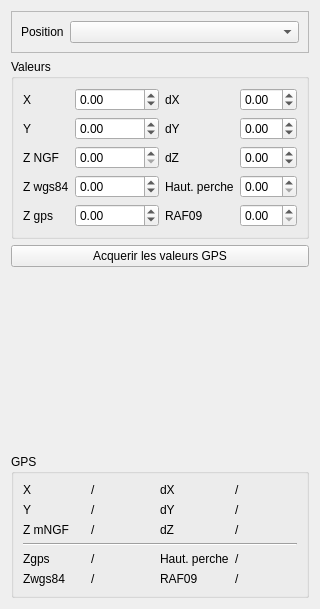
<?xml version="1.0" encoding="UTF-8"?>
<ui version="4.0">
 <class>Form</class>
 <widget class="QWidget" name="Form">
  <property name="geometry">
   <rect>
    <x>0</x>
    <y>0</y>
    <width>311</width>
    <height>609</height>
   </rect>
  </property>
  <property name="windowTitle">
   <string>Form</string>
  </property>
  <layout class="QVBoxLayout" name="verticalLayout">
   <item>
    <widget class="QFrame" name="frame">
     <property name="frameShape">
      <enum>QFrame::StyledPanel</enum>
     </property>
     <property name="frameShadow">
      <enum>QFrame::Raised</enum>
     </property>
     <layout class="QFormLayout" name="formLayout_2">
      <item row="0" column="0">
       <widget class="QLabel" name="label">
        <property name="text">
         <string>Position</string>
        </property>
       </widget>
      </item>
      <item row="0" column="1">
       <widget class="QComboBox" name="comboBox_position"/>
      </item>
     </layout>
    </widget>
   </item>
   <item>
    <widget class="QGroupBox" name="groupBox_2">
     <property name="title">
      <string>Valeurs</string>
     </property>
     <layout class="QGridLayout" name="gridLayout_2">
      <item row="2" column="3">
       <widget class="QDoubleSpinBox" name="doubleSpinBox_dZ">
        <property name="minimum">
         <double>-1.000000000000000</double>
        </property>
       </widget>
      </item>
      <item row="0" column="0">
       <widget class="QLabel" name="label_5">
        <property name="text">
         <string>X</string>
        </property>
       </widget>
      </item>
      <item row="0" column="3">
       <widget class="QDoubleSpinBox" name="doubleSpinBox_dX">
        <property name="minimum">
         <double>-1.000000000000000</double>
        </property>
       </widget>
      </item>
      <item row="2" column="2">
       <widget class="QLabel" name="label_15">
        <property name="text">
         <string>dZ</string>
        </property>
       </widget>
      </item>
      <item row="0" column="1">
       <widget class="QDoubleSpinBox" name="doubleSpinBox_X">
        <property name="minimum">
         <double>-1.000000000000000</double>
        </property>
        <property name="maximum">
         <double>9999999.000000000000000</double>
        </property>
       </widget>
      </item>
      <item row="1" column="2">
       <widget class="QLabel" name="label_14">
        <property name="text">
         <string>dY</string>
        </property>
       </widget>
      </item>
      <item row="1" column="3">
       <widget class="QDoubleSpinBox" name="doubleSpinBox_dY">
        <property name="minimum">
         <double>-1.000000000000000</double>
        </property>
       </widget>
      </item>
      <item row="2" column="0">
       <widget class="QLabel" name="label_11">
        <property name="text">
         <string>Z NGF</string>
        </property>
       </widget>
      </item>
      <item row="0" column="2">
       <widget class="QLabel" name="label_7">
        <property name="text">
         <string>dX</string>
        </property>
       </widget>
      </item>
      <item row="3" column="0">
       <widget class="QLabel" name="label_13">
        <property name="text">
         <string>Z wgs84</string>
        </property>
       </widget>
      </item>
      <item row="3" column="1">
       <widget class="QDoubleSpinBox" name="doubleSpinBox_Zwgs84">
        <property name="minimum">
         <double>-1.000000000000000</double>
        </property>
        <property name="maximum">
         <double>9999.000000000000000</double>
        </property>
       </widget>
      </item>
      <item row="1" column="1">
       <widget class="QDoubleSpinBox" name="doubleSpinBox_Y">
        <property name="minimum">
         <double>-1.000000000000000</double>
        </property>
        <property name="maximum">
         <double>9999999.000000000000000</double>
        </property>
       </widget>
      </item>
      <item row="1" column="0">
       <widget class="QLabel" name="label_9">
        <property name="text">
         <string>Y</string>
        </property>
       </widget>
      </item>
      <item row="4" column="0">
       <widget class="QLabel" name="label_18">
        <property name="text">
         <string>Z gps</string>
        </property>
       </widget>
      </item>
      <item row="4" column="2">
       <widget class="QLabel" name="label_16">
        <property name="text">
         <string>RAF09</string>
        </property>
       </widget>
      </item>
      <item row="4" column="3">
       <widget class="QDoubleSpinBox" name="doubleSpinBox_raf09"/>
      </item>
      <item row="4" column="1">
       <widget class="QDoubleSpinBox" name="doubleSpinBox_Zgps">
        <property name="minimum">
         <double>-1.000000000000000</double>
        </property>
        <property name="maximum">
         <double>9999.000000000000000</double>
        </property>
       </widget>
      </item>
      <item row="2" column="1">
       <widget class="QDoubleSpinBox" name="doubleSpinBox_Zngf">
        <property name="enabled">
         <bool>true</bool>
        </property>
        <property name="maximum">
         <double>9999.000000000000000</double>
        </property>
       </widget>
      </item>
      <item row="3" column="2">
       <widget class="QLabel" name="label_22">
        <property name="text">
         <string>Haut. perche</string>
        </property>
       </widget>
      </item>
      <item row="3" column="3">
       <widget class="QDoubleSpinBox" name="doubleSpinBox_hautperche"/>
      </item>
     </layout>
    </widget>
   </item>
   <item>
    <widget class="QPushButton" name="pushButton_catchvalues">
     <property name="text">
      <string>Acquerir les valeurs GPS</string>
     </property>
    </widget>
   </item>
   <item>
    <spacer name="verticalSpacer">
     <property name="orientation">
      <enum>Qt::Vertical</enum>
     </property>
     <property name="sizeHint" stdset="0">
      <size>
       <width>20</width>
       <height>40</height>
      </size>
     </property>
    </spacer>
   </item>
   <item>
    <widget class="QGroupBox" name="groupBox">
     <property name="title">
      <string>GPS</string>
     </property>
     <layout class="QGridLayout" name="gridLayout_3">
      <item row="4" column="1">
       <widget class="QLabel" name="label_zgps">
        <property name="text">
         <string>/</string>
        </property>
       </widget>
      </item>
      <item row="5" column="3">
       <widget class="QLabel" name="label_raf09">
        <property name="text">
         <string>/</string>
        </property>
       </widget>
      </item>
      <item row="5" column="2">
       <widget class="QLabel" name="label_20">
        <property name="text">
         <string>RAF09</string>
        </property>
       </widget>
      </item>
      <item row="4" column="0">
       <widget class="QLabel" name="label_2">
        <property name="text">
         <string>Zgps</string>
        </property>
       </widget>
      </item>
      <item row="5" column="1">
       <widget class="QLabel" name="label_zwgs84">
        <property name="text">
         <string>/</string>
        </property>
       </widget>
      </item>
      <item row="5" column="0">
       <widget class="QLabel" name="label_17">
        <property name="text">
         <string>Zwgs84</string>
        </property>
       </widget>
      </item>
      <item row="2" column="1">
       <widget class="QLabel" name="label_Z">
        <property name="text">
         <string>/</string>
        </property>
       </widget>
      </item>
      <item row="1" column="0">
       <widget class="QLabel" name="label_6">
        <property name="text">
         <string>Y</string>
        </property>
       </widget>
      </item>
      <item row="0" column="3">
       <widget class="QLabel" name="label_dX">
        <property name="text">
         <string>/</string>
        </property>
       </widget>
      </item>
      <item row="0" column="2">
       <widget class="QLabel" name="label_4">
        <property name="text">
         <string>dX</string>
        </property>
       </widget>
      </item>
      <item row="2" column="0">
       <widget class="QLabel" name="label_10">
        <property name="text">
         <string>Z mNGF</string>
        </property>
       </widget>
      </item>
      <item row="1" column="2">
       <widget class="QLabel" name="label_8">
        <property name="text">
         <string>dY</string>
        </property>
       </widget>
      </item>
      <item row="1" column="3">
       <widget class="QLabel" name="label_dY">
        <property name="text">
         <string>/</string>
        </property>
       </widget>
      </item>
      <item row="1" column="1">
       <widget class="QLabel" name="label_Y">
        <property name="text">
         <string>/</string>
        </property>
       </widget>
      </item>
      <item row="2" column="2">
       <widget class="QLabel" name="label_12">
        <property name="text">
         <string>dZ</string>
        </property>
       </widget>
      </item>
      <item row="0" column="0">
       <widget class="QLabel" name="label_3">
        <property name="text">
         <string>X</string>
        </property>
       </widget>
      </item>
      <item row="2" column="3">
       <widget class="QLabel" name="label_dZ">
        <property name="text">
         <string>/</string>
        </property>
       </widget>
      </item>
      <item row="0" column="1">
       <widget class="QLabel" name="label_X">
        <property name="text">
         <string>/</string>
        </property>
       </widget>
      </item>
      <item row="3" column="0" colspan="4">
       <widget class="Line" name="line">
        <property name="orientation">
         <enum>Qt::Horizontal</enum>
        </property>
       </widget>
      </item>
      <item row="4" column="2">
       <widget class="QLabel" name="label_19">
        <property name="text">
         <string>Haut. perche</string>
        </property>
       </widget>
      </item>
      <item row="4" column="3">
       <widget class="QLabel" name="label_hautperche">
        <property name="text">
         <string>/</string>
        </property>
       </widget>
      </item>
     </layout>
    </widget>
   </item>
  </layout>
 </widget>
 <resources/>
 <connections/>
</ui>
